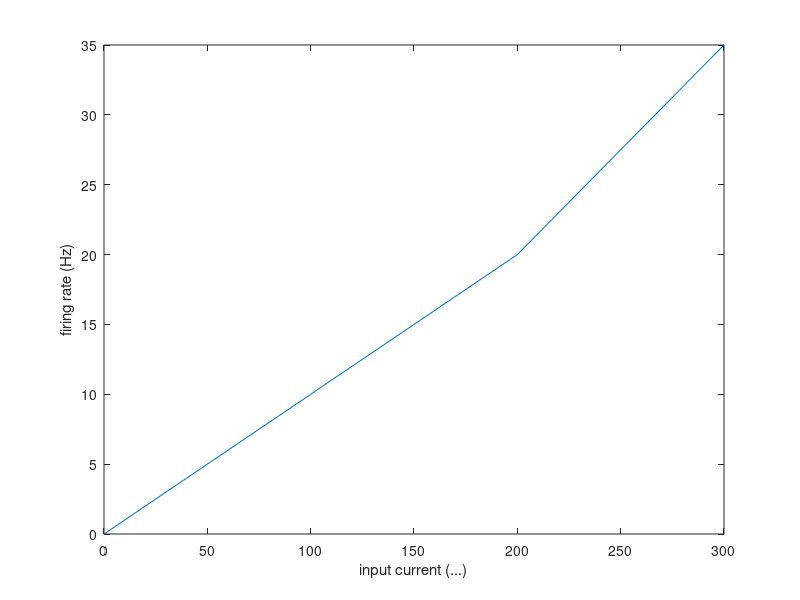

MATLAB code to generate this figure:
% Example to fill in curve.
I = zeros(4,1);
R = zeros(4,1);

% Fill in the values of R below for the
% four values of I.
I(1) = 0;   R(1) = 0;
I(2) = 100; R(2) = 10;
I(3) = 200; R(3) = 20;
I(4) = 300; R(4) = 35;

subplot(1,1,1);
plot(I, R); 
xlabel('input current (...)')
ylabel('firing rate (Hz)')
